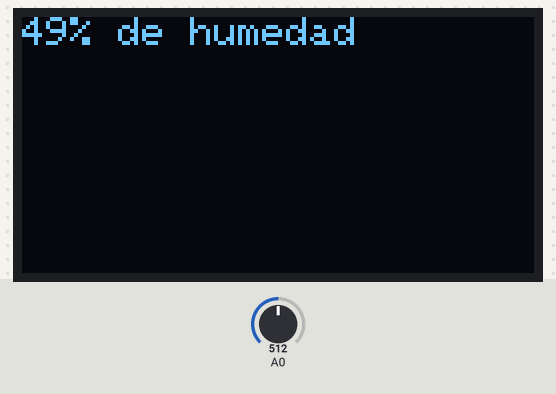
Bench run of a program on a simulated ESP8266 (NodeMCU). Parts: 128×64 one-colour display. The inputs (shaded band) are chosen by the test bench; at power-on: A0 = 512.

Above: at 1.2 s.
1.3 s: A0 set to 716
At 2.3 s:
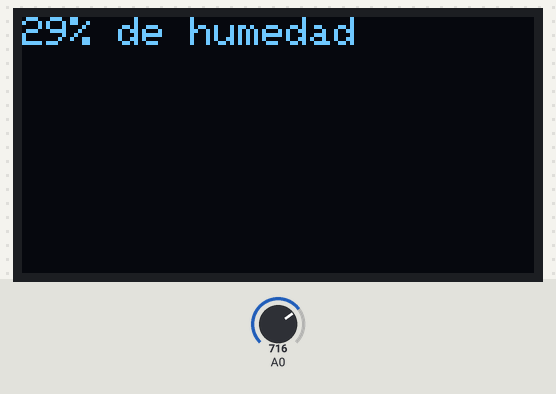
2.8 s: A0 set to 900
At 3.2 s:
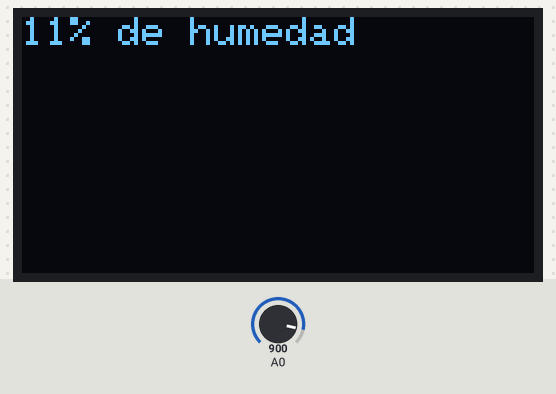
4.3 s: A0 set to 1023
At 5.3 s:
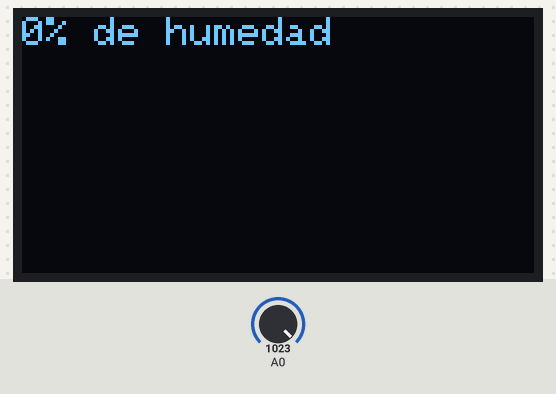
Timing chart, 0 to 7.3 s (numbered marks = the images above; inputs shaded):
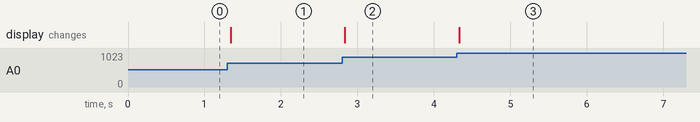

Measured:
- after the input at 1.3 s, the display: changes at once (image 1)
- after the input at 2.8 s, the display: changes at once (image 2)
- after the input at 4.3 s, the display: changes at once (image 3)

The program:

main.cpp
```cpp
#include <Arduino.h>

#include <Adafruit_SSD1306.h>

#define SCREEN_WIDTH 128 // OLED display width, in pixels
#define SCREEN_HEIGHT 64 // OLED display height, in pixels

#define OLED_RESET     -1   // Reset pin # (or -1 if sharing Arduino reset pin)
#define SCREEN_ADDRESS 0x3C // If not work please scan the bus
#define OLED_SDA 14         // D5
#define OLED_SCL 12         // D6

Adafruit_SSD1306 display(SCREEN_WIDTH,SCREEN_HEIGHT,&Wire);


// Inicializar la comunicacion serie
#include <SoftwareSerial.h>
SoftwareSerial miSerial(14, 12);// Pines RX=D5 (14), TX=D6 (12)


void setup () {
  Serial.begin(115200);  // We initialize serial connection so that we could print values from sensor.

  // Conexion UART con el otro ESP
  miSerial.begin(9600);


  Wire.begin(OLED_SDA, OLED_SCL);
  display.begin(SSD1306_SWITCHCAPVCC, SCREEN_ADDRESS);
  display.clearDisplay();
  display.setTextSize(1);
  display.setTextColor(SSD1306_WHITE);
  display.setCursor(0,0);
}

void loop () {

  // Every 1 second, do a measurement using the sensor and print the distance in centimeters.
  int valor = analogRead(A0);
  int humedad = map(valor, 1023, 0, 0, 100);

  display.clearDisplay();
  display.setCursor(0,0);
  display.print(humedad);
  display.print("% de humedad");
  display.display();

  miSerial.println(humedad);


}
```
